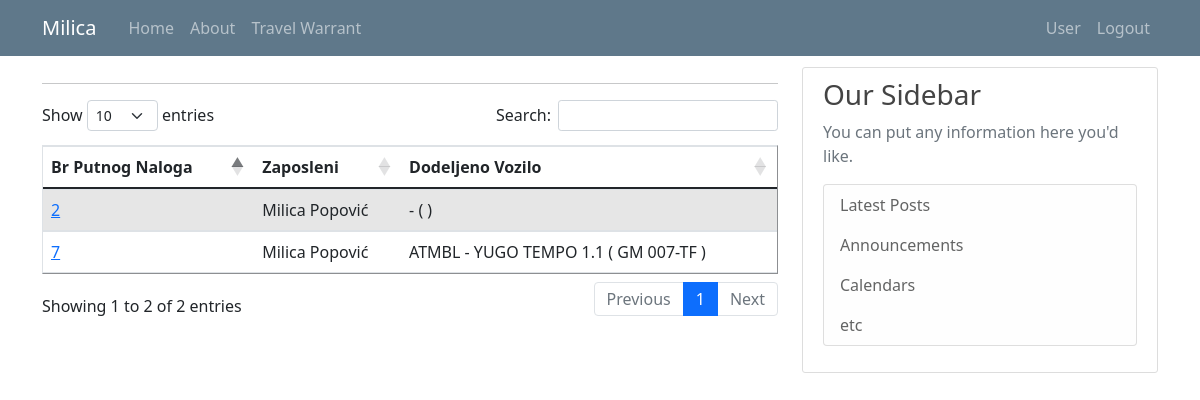
/travel_warrant_list (signed in), run on the app's committed database.
### putninalozi/models.py (models this page shows, shortened)
class User(db.Model, UserMixin):
    id = db.Column(db.Integer, primary_key=True)
    email = db.Column(db.String(120), unique=True, nullable=False)
    password = db.Column(db.String(60), nullable = False)
    name = db.Column(db.String(20), unique=False, nullable=False)
    surname = db.Column(db.String(20), unique=False, nullable=False)
    gender = db.Column(db.String(1)) #(0, "srednji"), (1, "muški"), (2, "ženski")
    workplace = db.Column(db.String(20), unique=False, nullable=False)
    authorization = db.Column(db.String(10), nullable = False) # ovde treba da budu tipovi korisnika: S_admin, C_admin, C_user
    company_id = db.Column(db.Integer, db.ForeignKey('company.id'), nullable=True)
    travelwarrants = db.relationship('TravelWarrant', backref='travelwarrant_user', lazy=True)

class TravelWarrant(db.Model):
    travel_warrant_id = db.Column(db.Integer, primary_key=True)
    user_id = db.Column(db.Integer, db.ForeignKey('user.id'), nullable=False)
    with_task = db.Column(db.String(50), nullable=False)
    company_id = db.Column(db.Integer, db.ForeignKey('company.id'), nullable=False)
    abroad_contry = db.Column(db.String(50), nullable=True)
    relation = db.Column(db.String(150), nullable=False)
    start_datetime = db.Column(db.DateTime, nullable=True)
    end_datetime = db.Column(db.DateTime, nullable=True)
    vehicle_id = db.Column(db.Integer, db.ForeignKey('vehicle.id'), nullable=True)
    together_with = db.Column(db.Integer, nullable=True)
    personal_type = db.Column(db.String(10), nullable=True)
    personal_brand = db.Column(db.String(10), nullable=True)
    personal_registration = db.Column(db.String(12), nullable=True)
    other = db.Column(db.String(50), nullable=True) #avion, bus, taksi...
    advance_payment = db.Column(db.Integer, nullable=False)
    advance_payment_currency = db.Column(db.String(5), nullable=False)
    daily_wage = db.Column(db.Integer, nullable=False)
    daily_wage_currency = db.Column(db.String(5), nullable=False)
    costs_pays = db.Column(db.String(20), nullable=False)
    km_start = db.Column(db.Integer, nullable=True)
    km_end = db.Column(db.Integer, nullable=True)
    status = db.Column(db.Integer, nullable=False)

class Vehicle(db.Model):
    id = db.Column(db.Integer, primary_key=True)
    vehicle_type = db.Column(db.String(10), nullable = False)
    vehicle_brand = db.Column(db.String(10), nullable = False)
    vehicle_registration = db.Column(db.String(12), nullable = False)
    company_id = db.Column(db.Integer, db.ForeignKey('company.id'), nullable=False)
    travelwarrants = db.relationship('TravelWarrant', backref='travelwarrant_vehicle', lazy=True)

### putninalozi/travel_warrants/routes.py (the view)
@travel_warrants.route("/travel_warrant_list")
def travel_warrant_list():
    if not current_user.is_authenticated:
        flash('You have to be logged in to access this page', 'danger')
        return redirect(url_for('users.login'))
    warrants = TravelWarrant.query.all()
    return render_template('travel_warrant_list.html', title='Travel Warrants', warrants=warrants)

### putninalozi/models.py (called while the page is built)
@login_manager.user_loader
def load_user(user_id):
    return User.query.get(int(user_id))

### putninalozi/templates/travel_warrant_list.html (shortened to what this page needs)
{% extends "layout.html" %}
{% block content %}
<hr>
<table id="data" border="1" class="table table-striped">
  {% if current_user.authorization == 's_admin' %}
    <thead>
      <tr id="header">
        <th>Br Putnog Naloga</th>
        <th>Company</th>
        <th>Zaposleni</th>
        <th>Dodeljeno Vozilo</th>
      </tr>
    </thead>
    <tbody>
      {% for warrant in warrants %}
        <tr>
          <td> <a class="mr-2" href="{{ url_for('travel_warrants.travel_warrant_profile', warrant_id=warrant.travel_warrant_id) }}" title="Edit Travel Warrant"> {{ warrant.travel_warrant_id }} </a> </td>
          <td> {{ warrant.travelwarrant_company.companyname }} </td>
          <td> {{ warrant.travelwarrant_user.name }} {{ warrant.travelwarrant_user.surname }} </td>
          <td> {{ warrant.travelwarrant_vehicle.vehicle_type }} - {{warrant.travelwarrant_vehicle.vehicle_brand}} ( {{warrant.travelwarrant_vehicle.vehicle_registration}} )</td>
        </tr>
      {% endfor %}
    </tbody>
  {% else %}
    <thead>
      <tr id="header">
        <th>Br Putnog Naloga</th>
        <th>Zaposleni</th>
        <th>Dodeljeno Vozilo</th>
      </tr>
    </thead>
    <tbody>
      {% for warrant in warrants %}
        {% if current_user.id == warrant.travelwarrant_user.id %}
          <tr>
            <td> <a class="mr-2" href="{{ url_for('travel_warrants.travel_warrant_profile', warrant_id=warrant.travel_warrant_id) }}" title="Edit Travel Warrant"> {{ warrant.travel_warrant_id }} </a> </td>
            <td> {{ warrant.travelwarrant_user.name }} {{ warrant.travelwarrant_user.surname}} </td>
            <td> {{ warrant.travelwarrant_vehicle.vehicle_type }} - {{warrant.travelwarrant_vehicle.vehicle_brand}} ( {{warrant.travelwarrant_vehicle.vehicle_registration}} ) </td>
          </tr>
        {% endif %}
      {% endfor %}
    </tbody>
  {% endif %}
</table>
{% endblock content%}

### putninalozi/templates/layout.html (shortened to what this page needs)
<!doctype html>
<html lang="en">
  <head>
    <link rel="stylesheet" href="https://cdn.jsdelivr.net/npm/bootstrap@4.3.1/dist/css/bootstrap.min.css">
    <link rel="stylesheet" type="text/css" href="{{ url_for('static', filename='main.css') }}">
    <link href="https://cdn.jsdelivr.net/npm/bootstrap@5.0.1/dist/css/bootstrap.min.css" rel="stylesheet">
    <link rel="stylesheet" type="text/css" href="https://cdn.datatables.net/1.10.25/css/dataTables.bootstrap5.css">
  </head>
  <body>
    <header class="site-header">
      <nav class="navbar navbar-expand-md navbar-dark bg-steel fixed-top">
        <div class="container">
          <a class="navbar-brand mr-4" href="/">{{ current_user.name }}</a>
          <div class="collapse navbar-collapse" id="navbarToggle">
            <div class="navbar-nav mr-auto">
              {% if current_user.is_authenticated %}
                <a class="nav-item nav-link" href="{{ url_for('main.home') }}">Home</a>
                <a class="nav-item nav-link" href="{{ url_for('main.about') }}">About</a>
                <a class="nav-item nav-link" href="{{ url_for('travel_warrants.travel_warrant_list') }}">Travel Warrant</a>
              {% else %}
                <a class="nav-item nav-link" href="{{ url_for('main.home') }}">Home</a>
                <a class="nav-item nav-link" href="{{ url_for('main.about') }}">About</a>
              {% endif %}
            </div>
            <div class="navbar-nav">
              {% if current_user.is_authenticated %}
                {% if current_user.authorization == 's_admin' %}
                  <a class="nav-item nav-link" href="{{ url_for('companys.company_list') }}">Company</a>
                  <a class="nav-item nav-link" href="{{ url_for('vehicles.vehicle_list') }}">Vehicle</a>
                  <a class="nav-item nav-link" href="{{ url_for('users.user_list') }}">User</a>
                  <a class="nav-item nav-link" href="{{ url_for('users.logout') }}">Logout</a>
                {% else %}
                  <a class="nav-item nav-link" href="{{ url_for('users.user_list') }}">User</a>
                  <a class="nav-item nav-link" href="{{ url_for('users.logout') }}">Logout</a>
                {% endif %}
              {% else %}
                <a class="nav-item nav-link" href="{{ url_for('users.login') }}">Login</a>
              {% endif %}
            </div>
          </div>
        </div>
      </nav>
    </header>
    <main role="main" class="container">
      <div class="row">
        <div class="col-md-8">
          {% block content %}{% endblock %}
        </div>
        <div class="col-md-4">
          <div class="content-section">
            <h3>Our Sidebar</h3>
            <p class='text-muted'>You can put any information here you'd like.
              <ul class="list-group">
                <li class="list-group-item list-group-item-light">Latest Posts</li>
                <li class="list-group-item list-group-item-light">Announcements</li>
                <li class="list-group-item list-group-item-light">Calendars</li>
                <li class="list-group-item list-group-item-light">etc</li>
              </ul>
            </p>
          </div>
        </div>
      </div>
    </main>
  </body>
</html>

### putninalozi/static/main.css (style rules this page uses)
body { background: #fafafa; color: #333333; margin-top: 5rem; }
h1, h2, h3, h4, h5, h6 { color: #444444; }
.bg-steel { background-color: #5f788a; }
.site-header .navbar-nav .nav-link { color: #cbd5db; }
.content-section { background: #ffffff; padding: 10px 20px; border: 1px solid #dddddd; border-radius: 3px; margin-bottom: 20px; }

### data on the page
User: name "Milica"
TravelWarrant: travel_warrant_id "2", travelwarrant_user.name "Milica", travelwarrant_user.surname "Popović"
TravelWarrant: travel_warrant_id "7", travelwarrant_user.name "Milica", travelwarrant_user.surname "Popović", travelwarrant_vehicle.vehicle_type "ATMBL", travelwarrant_vehicle.vehicle_brand "YUGO TEMPO 1.1", travelwarrant_vehicle.vehicle_registration "GM 007-TF"
